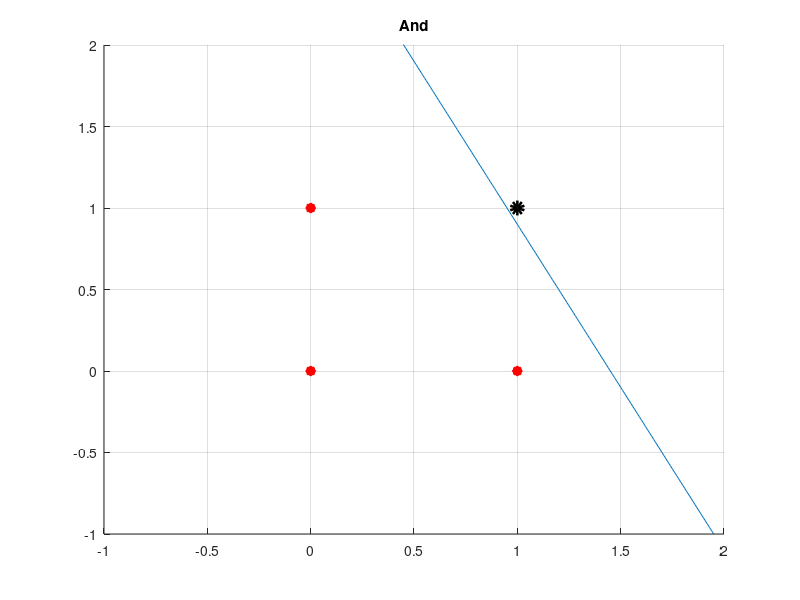

Recreate this plot in MATLAB.

close all; 
clc;
clear all;
bem=[ 0 0; 0 1; 1 0; 1 1];
anderedmeny= [0;0;0;1];
tanulrata=1;
 w=randn(2,1); 
%suly
s1=1;
s2=1;
b=-1;

hold on; grid on;
%plot(x,x*s1+b);
E=1;
while E~=0
    E=0;
    for i=1:4
        yi=bem(i,1)*s1+bem(i,2)*s2+b;
        if yi>=0
            yo=1;
        else
            yo=0;
        end;
        y(i)=yo;
        if anderedmeny(i)==yo
            sv1=0;
            sv2=0;
            db=0;
        else
            sv1=tanulrata*(anderedmeny(i)-yo)*bem(i,1);
            sv2=tanulrata*(anderedmeny(i)-yo)*bem(i,2);
            db=tanulrata*(anderedmeny(i)-yo);
        end;
        s1=s1+sv1;
        s2=s2+sv2;
        b=b+db;
        E=E+(anderedmeny(i) - yo)^2;
    end
    clf('reset');
    hold on; grid on;
    axis([-1 2 -1 2]);
    title('press a key');
    for i=1:4
        if y(i)==0
            %plot(bem,bem*(w+tanulrata*(anderedmeny(i)-yi)*bem(i,:)')+b);
            plot(bem(i,1),bem(i,2), 'r*', 'LineWidth', 5); end;
        if y(i)>0
             %plot(bem,bem*(w+tanulrata*(anderedmeny(i)-yi)*bem(i,:)')+b);
             plot(bem(i,1),bem(i,2), 'ko', 'LineWidth', 5 ); end;
    end;
    x=-1:0.01:2;
    m=-(b/s2)/(b/s1);
    X=m*x+(-b/s2) -0.1;
    plot(x,X)
    pause()
end;

title('And');


